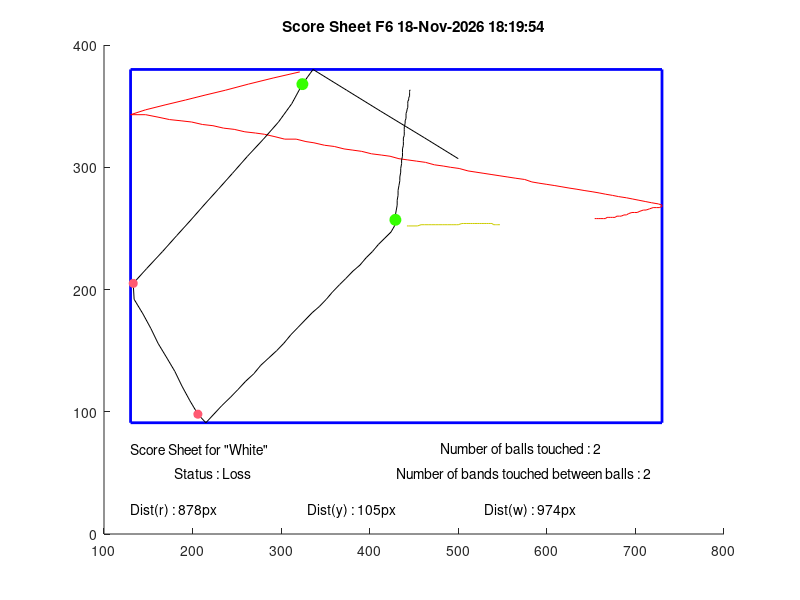
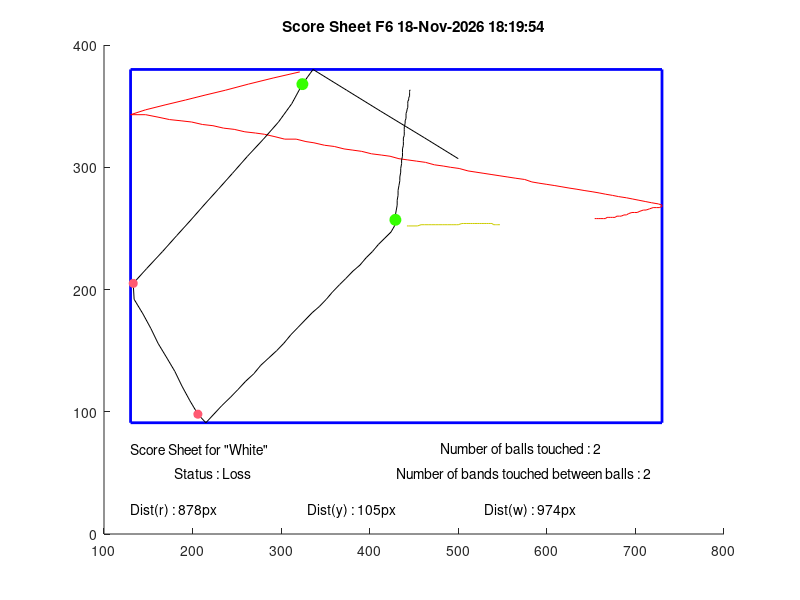

MATLAB code for these plots, in order:
width = 854;
height=480;
Folder='F6';
Rband = 255;
Gband=89;
Bband = 114;
Rball = 53;
Gball=255;
Bball=0;
line='-';
X1 = [321  321  321  321  321  321  291  263  237  214  192  169  147  130  147  161  174  187  199  211  223  235  247  259  271  281  293  304  317  328  337  349  360  371  381  391  402  413  423  433  443  453  463  473  483  491  501  511  520  529  538  547  556  565  575  583  591  600  609  617  625  634  642  651  659  666  674  681  690  697  704  711  718  726  730  730  727  724  720  716  712  709  705  702  699  696  692  690  687  684  682  679  677  674  672  670  668  666  664  661  660  658  656  654
];
Y1 = [102  102  102  102  102  102  107  112  117  121  125  129  133  137  137  139  141  142  143  145  146  148  149  151  152  153  155  157  157  159  160  162  163  165  166  167  169  170  171  173  174  175  176  178  179  180  181  183  184  185  186  187  188  189  190  192  193  194  195  196  197  198  199  200  201  202  203  204  205  206  207  208  209  210  211  212  213  213  213  214  215  215  216  217  217  217  218  219  219  220  220  220  221  221  221  221  221  222  222  222  223  222  222  223
];
X2 = [442  442  442  442  442  442  442  442  442  442  442  442  442  442  442  442  442  442  442  442  442  442  442  442  442  442  442  442  442  442  442  442  442  442  442  442  442  442  442  442  442  442  442  442  442  442  442  442  442  442  442  442  442  442  442  444  450  454  458  462  466  470  474  478  482  484  488  492  495  498  500  504  506  509  512  514  516  518  520  522  524  526  528  530  532  534  534  536  538  540  540  542  543  544  544  546  546  546  546  547  547  547  547  547
];
Y2 = [228  228  228  228  228  228  228  228  228  228  228  228  228  228  228  228  228  228  228  228  228  228  228  228  228  228  228  228  228  228  228  228  228  228  228  228  228  228  228  228  228  228  228  228  228  228  228  228  228  228  228  228  228  228  228  228  228  228  227  227  227  227  227  227  227  227  227  227  227  227  227  226  226  226  226  226  226  226  226  226  226  226  226  226  226  226  226  226  227  226  227  227  227  227  227  227  227  227  227  227  227  227  227  227
];
X3 = [500  500  462  412  374  336  324  312  297  280  262  245  229  214  197  182  166  148  133  134  144  153  161  171  180  188  197  206  215  224  233  243  251  260  269  277  286  295  303  311  319  327  335  343  351  358  366  373  381  389  396  403  410  417  424  428  429  429  430  431  431  432  432  433  434  434  435  435  436  436  437  437  437  438  438  438  439  439  439  439  440  440  441  441  441  442  442  443  443  443  443  444  444  444  445  445  445  445  445  445  445  446  446  446
];
Y3 = [173  173  156  134  117  100  112  128  143  157  171  185  198  210  224  236  249  263  275  288  300  312  324  336  347  359  371  382  389  382  375  368  362  355  349  342  336  330  324  317  311  305  299  294  288  282  276  271  265  260  254  249  243  238  233  228  223  219  215  211  207  203  199  195  191  188  184  181  177  174  171  168  165  162  159  156  154  151  149  147  144  142  140  138  136  134  133  131  129  128  126  125  124  123  122  121  120  119  118  118  117  117  117  116
];
%% File Header
% MATLAB Script Analyse.m file
%
% Group : Axel Rossettini   SCIPER: 303157
%         Daniel Tataru     SCIPER: 301005
%         Ellie Tupin       SCIPER: 296441
%
% This script determines the score of each sequence (an Analyse.m file is
% generated at each launch of the LabView program containing this script
% preceeded by the coordinates of the balls of the sequence)
%
% Revision: 
%           04.2020 Initial release
%           05.2020 Final version 
%
% Coded on MATLAB R2020A/R2019b on macOS
%% Changement des coordonnées pour matlab

Y1 = (height - Y1);
Y2 = (height - Y2);
Y3 = (height - Y3);

%% Normalisation des valeurs RGB

Ballcol = [Rball Gball Bball]./255;
Bandcol = [Rband Gband Bband]./255;

%% Détection des bords

Xmin = min([X1,X2,X3]);
Xmax = max([X1,X2,X3]);
Ymin = min([Y1,Y2,Y3]);
Ymax = max([Y1,Y2,Y3]);

Xframe = [Xmin Xmax Xmax Xmin Xmin];
Yframe = [Ymin Ymin Ymax Ymax Ymin];

%% Détection des valeurs absurdes

OX1=isoutlier(X1,'movmedian',5);
OY1=isoutlier(Y1,'movmedian',5);
OX2=isoutlier(X2,'movmedian',5);
OY2=isoutlier(Y2,'movmedian',5);
OX3=isoutlier(X3,'movmedian',5);
OY3=isoutlier(Y3,'movmedian',5);

OX1id = find(OX1);
OY1id = find(OY1);
OX2id = find(OX2);
OY2id = find(OY2);
OX3id = find(OX3);
OY3id = find(OY3);

%Gestion du cas ou la première image est considérée comme absurde
if isempty(OX1id) == 0  
    if OX1id(1) == 1
    OX1id(1) = [];
    end
end
if isempty(OY1id) == 0  
    if OY1id(1) == 1
    OY1id(1) = [];
    end
end
if isempty(OX2id) == 0  
    if OX2id(1) == 1
    OX2id(1) = [];
    end
end
if isempty(OY2id) == 0  
    if OY2id(1) == 1
    OY2id(1) = [];
    end
end
if isempty(OX3id) == 0  
    if OX3id(1) == 1
    OX3id(1) = [];
    end
end
         
if isempty(OY3id) == 0  
    if OY3id(1) == 1
    OY3id(1) = [];
    end
end

%Remplacement par la valeur précédant la valeur absurde
X1(OX1id)=X1(OX1id-1);
Y1(OY1id)=Y1(OY1id-1);
X2(OX2id)=X2(OX2id-1);
Y2(OY2id)=Y2(OY2id-1);
X3(OX3id)=X3(OX3id-1);
Y3(OY3id)=Y3(OY3id-1);


%% Détection de la premiere balle qui bouge

%d désigne la distance minimale ou l'on considère que la balle bouge par
%rapport à sa position initiale
d=2;

distB1 = sqrt((X1-X1(1)).^2+(Y1-Y1(1)).^2);
distB2 = sqrt((X2-X2(1)).^2+(Y2-Y2(1)).^2);
distB3 = sqrt((X3-X3(1)).^2+(Y3-Y3(1)).^2);
    
mb1=find(distB1>d, 1);
mb2=find(distB2>d, 1);
mb3=find(distB3>d, 1);

%% Calcul du nombre de boules touchées

touch = 2;

if isempty(mb1) 
   mb1 = size(X1,2);
   touch = touch - 1;
end
if isempty(mb2) 
   mb2 = size(X2,2); 
      touch = touch - 1;

end
if isempty(mb3) 
   mb3 = size(X3,2);
      touch = touch - 1;
end

%% Détermination de l'ordre de mouvement des boules

A=[mb1,mb2,mb3];
[tfirst,ifirst] = min(A);
[tthird, ithird] = max(A);
A(ifirst) = [];
tsecond = min(A);

switch ifirst
    case 1
    XFIRST = X1;
    YFIRST = Y1;
    player = 'Score Sheet for "Red" ';
    switch ithird
        case 2
            XSECOND = X3;
            YSECOND = Y3;
            XTHIRD = X2;
            YTHIRD = Y2;
            
        case 3
            XSECOND = X2;
            YSECOND = Y2;
            XTHIRD = X3;
            YTHIRD = Y3;   
    end
    case 2
    XFIRST = X2;
    YFIRST = Y2;
    player = 'Score Sheet for "Yellow" ';
    switch ithird
        case 1
            XSECOND = X3;
            YSECOND = Y3;
            XTHIRD = X1;
            YTHIRD = Y1;
        case 3
            XSECOND = X1;
            YSECOND = Y1;
            XTHIRD = X3;
            YTHIRD = Y3;
    end
    case 3
    XFIRST = X3;
    YFIRST = Y3;
    player = 'Score Sheet for "White" ';
    switch ithird
        case 1
            XSECOND = X2;
            YSECOND = Y2;
            XTHIRD = X1;
            YTHIRD = Y1;
        case 2
            XSECOND = X1;
            YSECOND = Y1;
            XTHIRD = X2;
            YTHIRD = Y2;    
    end
end

%% Détection des chocs entre la premère boule et les bandes
dboule = 9;

rbndXmin = find(abs(XFIRST-Xmin)<= dboule);
rbndXmin = rbndXmin(rbndXmin>=tsecond & rbndXmin<=tthird & abs(diff([0,rbndXmin]))>1);
    
rbndXmax = find(abs(XFIRST-Xmax)<= dboule);
rbndXmax = rbndXmax(rbndXmax>=tsecond & rbndXmax<=tthird & abs(diff([0,rbndXmax]))>1);
    
rbndYmin = find(abs(YFIRST-Ymin)<= dboule);
rbndYmin = rbndYmin(rbndYmin>=tsecond & rbndYmin<=tthird & abs(diff([0,rbndYmin]))>1);
    
rbndYmax = find(abs(YFIRST-Ymax)<= dboule);
rbndYmax = rbndYmax(rbndYmax>=tsecond & rbndYmax<=tthird & abs(diff([0,rbndYmax]))>1);
 

rebondsentre = size(rbndXmin,2) + size(rbndXmax,2) + size(rbndYmin,2) + size(rbndYmax,2);
               
%% Calcul des distances parcourues par chaque boule    
    
DistR = sum(sqrt(diff(X1).^2 + diff(Y1).^2));
DistY = sum(sqrt(diff(X2).^2 + diff(Y2).^2));
DistW = sum(sqrt(diff(X3).^2 + diff(Y3).^2));
    
%% Verdict de la partie
if touch == 2 && rebondsentre >= 3
    verdict = 'Status : Win';
else
    verdict = 'Status : Loss';
end

%% Affichage de la figure

%Affichage de la date et l'heure
c = clock;
h = num2str(c(4));
min = num2str(c(5));
s = num2str(floor(c(6)));
time = strcat(h,':',min,':',s);

figure(1);
hold on
    title(['Score Sheet',' ',Folder ,' ', date, ' ', time]);
    ylim([0,Ymax+20]);
    plot(Xframe, Yframe,'-b','DisplayName','Bords du billard','LineWidth',2);
    plot(X1,Y1,line,'DisplayName','Boule rouge', 'Color', [1 0 0]);
    plot(X2,Y2,line,'DisplayName','Boule jaune', 'Color', [0.8 0.8 0]);
    plot(X3,Y3,line,'DisplayName', 'Boule blanche', 'Color', [0 0 0]);
    plot(XFIRST(rbndXmin),YFIRST(rbndXmin),'o','MarkerSize',6, 'MarkerFaceColor', Bandcol, 'MarkerEdgeColor', Bandcol);
    plot(XFIRST(rbndXmax),YFIRST(rbndXmax),'o','MarkerSize',6, 'MarkerFaceColor', Bandcol, 'MarkerEdgeColor', Bandcol);
    plot(XFIRST(rbndYmin),YFIRST(rbndYmin),'o','MarkerSize',6, 'MarkerFaceColor', Bandcol, 'MarkerEdgeColor', Bandcol);
    plot(XFIRST(rbndYmax),YFIRST(rbndYmax),'o','MarkerSize',6, 'MarkerFaceColor', Bandcol, 'MarkerEdgeColor', Bandcol);
    
    if touch >= 1
    plot(XFIRST(tsecond),YFIRST(tsecond),'o','MarkerSize',8, 'MarkerFaceColor', Ballcol, 'MarkerEdgeColor', Ballcol);
    end
    if touch == 2
    plot(XFIRST(tthird),YFIRST(tthird),'o','MarkerSize',8, 'MarkerFaceColor', Ballcol, 'MarkerEdgeColor', Ballcol);
    end
    
    text(Xmin, 70, player);
    text(Xmin+50, 50, verdict);
    text(Xmax-250, 70, ['Number of balls touched : ',num2str(touch)]);
    text(Xmax-300, 50, ['Number of bands touched between balls : ',num2str(rebondsentre)]);
    text(Xmin, 20, ['Dist(r) : ',num2str(round(DistR)),'px']);
    text(Xmin+200, 20, ['Dist(y) : ',num2str(round(DistY)),'px']);
    text(Xmin+400, 20, ['Dist(w) : ',num2str(round(DistW)),'px']);
    hold off

%Saving as a pdf and also a png in order to display it directly in LabVieW
%(the png will be overwriten at each sequence, but the pdf will have the
% sequence name next to it)
print(strcat('ScoreSheet','_',Folder),'-dpdf');
print('ScoreSheet','-dpng');
